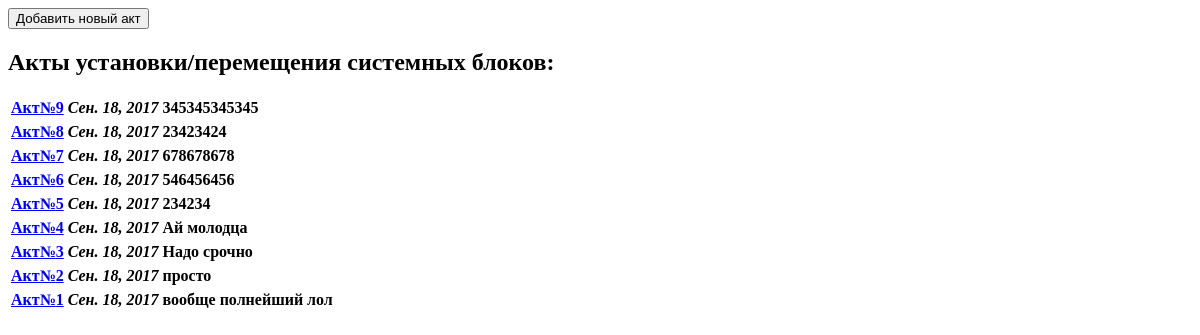
The page /kvitok_app/ on the database as committed earlier.
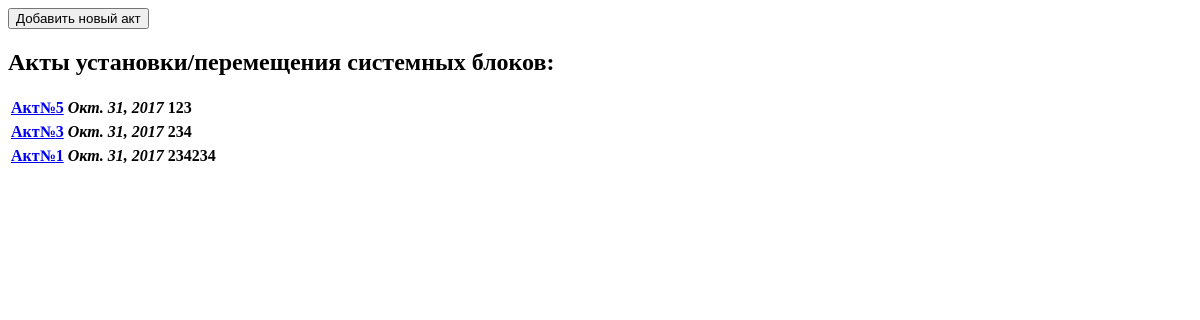
The same page on the database as committed later.
### KvitokApp/models.py (models this page shows, shortened)
class ZapisTable(models.Model):
    infotable = models.ForeignKey(InfoTable, on_delete=models.CASCADE, verbose_name='Информациялнные таблицы')
    name = models.CharField(max_length=50, verbose_name='Акт№', blank=True, editable=False)
    date = models.DateField(auto_now_add=True, verbose_name='Дата')
    invent_number = models.CharField(max_length=50, verbose_name='Инвентарный номер')
    name_host = models.CharField(max_length=50, verbose_name='Имя хоста')
    ipaddr = models.CharField(max_length=50, verbose_name='Ip адресс')
    ffrom = models.CharField(max_length=50, verbose_name='От кого')
    to = models.CharField(max_length=50, verbose_name='Кому')
    description = models.TextField(verbose_name='Примечание')
    number_akt = models.IntegerField(verbose_name='Акт№')
    class Meta:
        verbose_name = 'Квиток'
        verbose_name_plural = 'Квитки'
        ordering = ['-number_akt'] # сортировка по имени

### KvitokApp/views.py (the view)
def home(request):
    kvitki = ZapisTable.objects.all() # Запрос к базе на получение всех объектов
    return render(request, 'home.html', {'kvitki': kvitki})

### templates/home.html (shortened to what this page needs)
{% load staticfiles %}
<!DOCTYPE html>
<html lang="en">
<head>
</head>
<a>
    <a href="{% url 'kvitok-add' %}"><button>Добавить новый акт</button></a>
<h2>Акты установки/перемещения системных блоков:</h2>
  <table align="left" width="">
  {% for kvitok in kvitki %}
      <div>
          <tr align="left">
              <th><a href="{% url 'kvitok-detail' kvitok_id=kvitok.id %}">Акт№{{ kvitok.number_akt }}</a></th>
              <th><i>{{ kvitok.date }}</i></th>
              <th>{{ kvitok.description }}</th>
          </tr>
      </div>
  {% endfor %}
  </table>
</body>
</html>

Rows that differ between the two databases and show on the page:
removed ZapisTable: number_akt "9", date "Сен. 18, 2017", description "345345345345"
removed ZapisTable: number_akt "8", date "Сен. 18, 2017", description "23423424"
removed ZapisTable: number_akt "7", date "Сен. 18, 2017", description "678678678"
removed ZapisTable: number_akt "6", date "Сен. 18, 2017", description "546456456"
removed ZapisTable: number_akt "5", date "Сен. 18, 2017", description "234234"
removed ZapisTable: number_akt "4", date "Сен. 18, 2017", description "Ай молодца"
removed ZapisTable: number_akt "3", date "Сен. 18, 2017", description "Надо срочно"
removed ZapisTable: number_akt "2", date "Сен. 18, 2017", description "просто"
removed ZapisTable: number_akt "1", date "Сен. 18, 2017", description "вообще полнейший лол"
added ZapisTable: number_akt "5", date "Окт. 31, 2017", description "123"
added ZapisTable: number_akt "3", date "Окт. 31, 2017", description "234"
added ZapisTable: number_akt "1", date "Окт. 31, 2017", description "234234"
